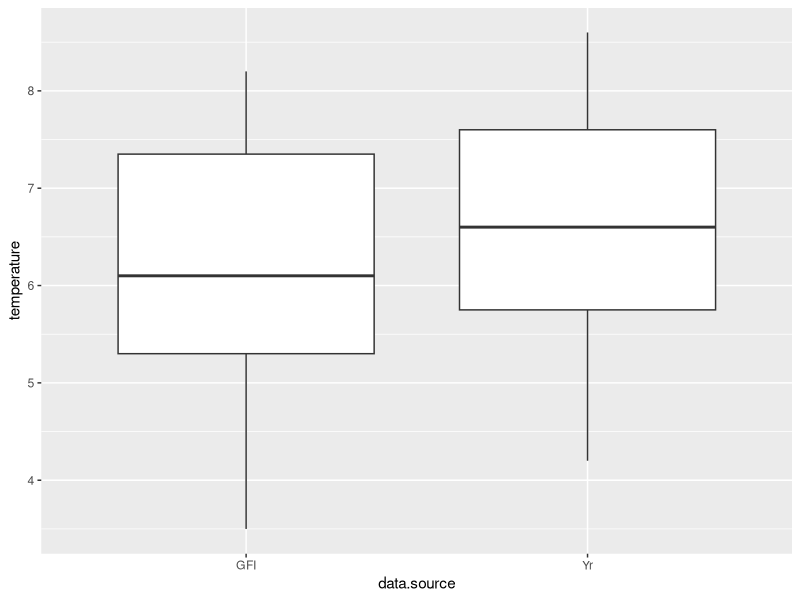
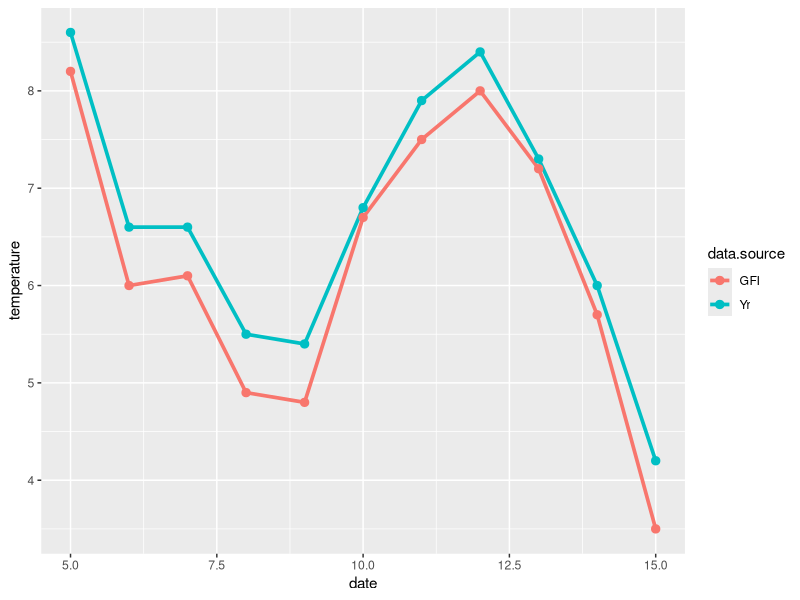

Generate these figures, in order, with R:
## ---- chunk 1
knitr::opts_chunk$set(echo = TRUE)

# title: comparing two means - Student's paired t-test
# author: jonathan
# revised: 13/1/2020 

WEB <- c("https://bioceed.uib.no/dropfolder/bioSTATS/Rmd/Basic/2-sample/student-paired.html")
GIT <- c("https://github.com/jonathansoule/biostats/blob/master/Basic/2-sample/student-paired.Rmd")
date <- c(5:15)
GFI <- c(8.2, 6.0, 6.1,	4.9, 4.8, 6.7, 7.5, 8.0, 7.2, 5.7, 3.5)
Yr <-  c(8.6, 6.6, 6.6, 5.5, 5.4, 6.8, 7.9, 8.4, 7.3, 6.0, 4.2)
data.source <- rep(c("GFI", "Yr"), each = 11)
temperature <- c(GFI, Yr)
df <- data.frame(date, data.source, temperature)
library(ggplot2)
## ---- chunk 2
shapiro.test(GFI)
shapiro.test(Yr)
var.test(GFI, Yr)

## ---- chunk 3
ggplot(df, aes(data.source, temperature)) +
  geom_boxplot()
## ---- chunk 4
ggplot(df, aes(date, temperature, color = data.source)) +
  geom_line(size=1.25) +
  geom_point(size=2.5)
## ---- chunk 5
t.test(GFI, Yr, paired = TRUE)
## ---- chunk 6
t.test(GFI, Yr)
